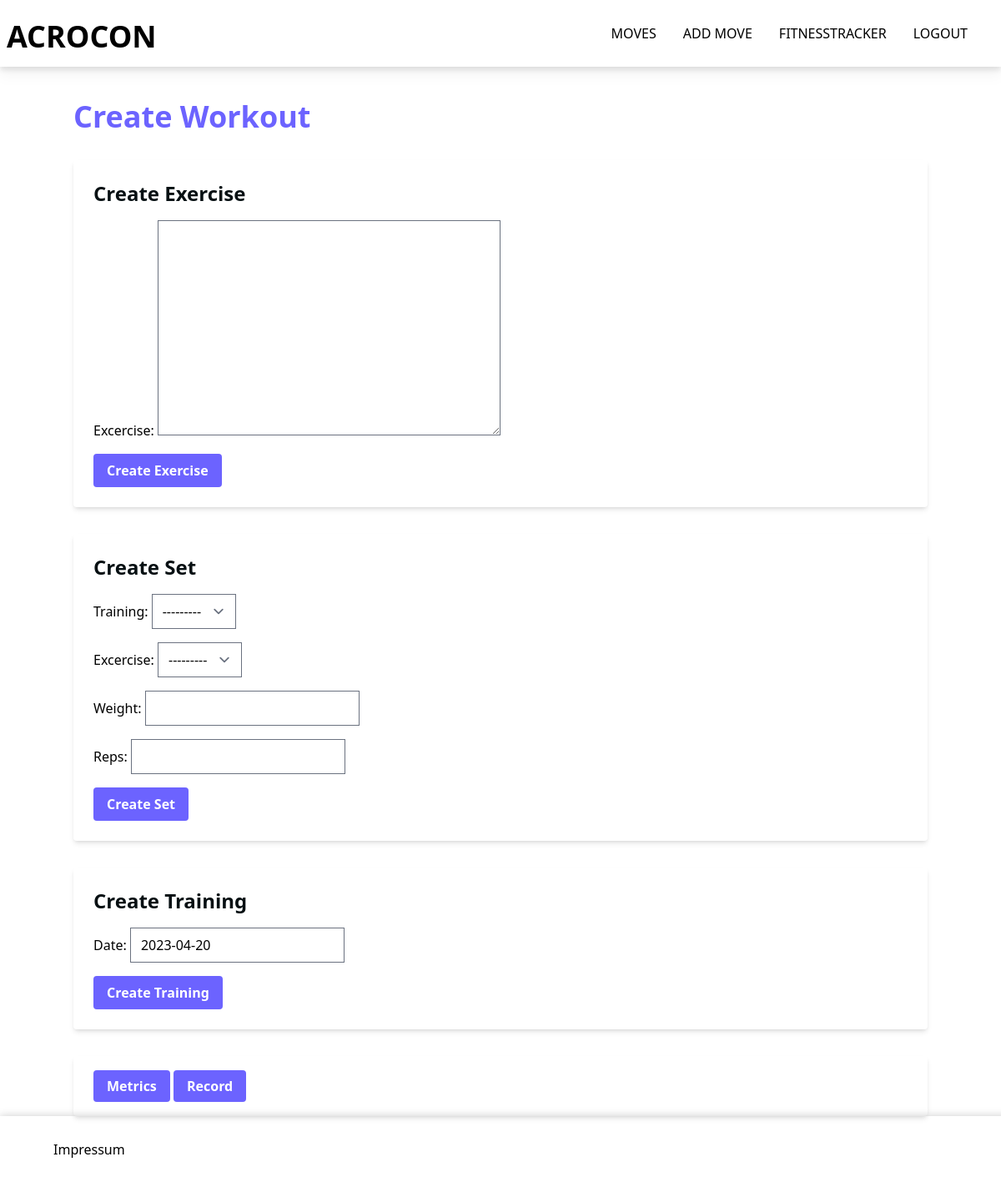
Before: /tracker/createWorkout/ (signed in) with the older database file.
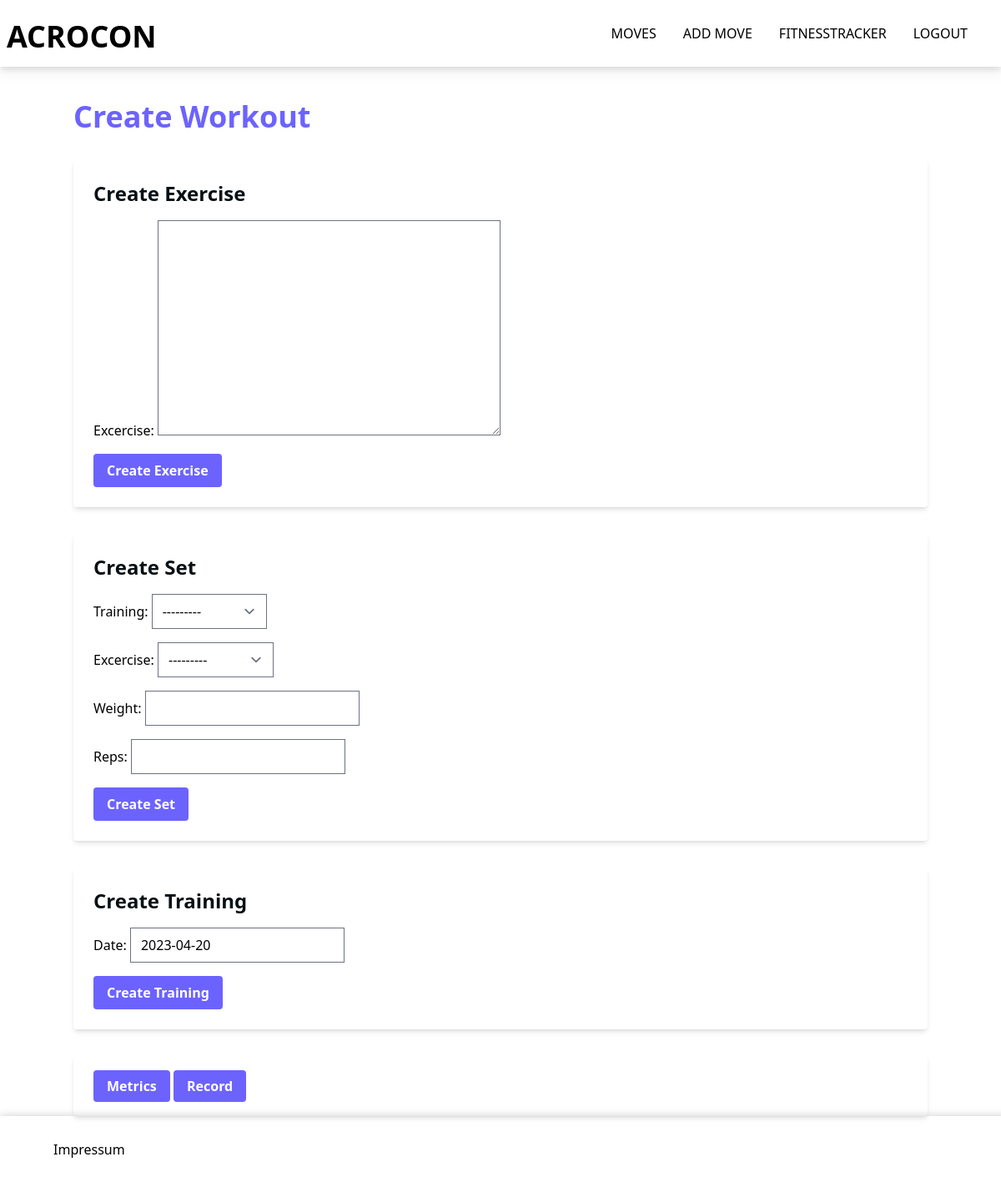
After: the same page with the newer database file.
### tracker/models.py (models this page shows)
class Excercise(models.Model):
    author = models.ForeignKey(User, default=User, on_delete=models.CASCADE)
    Excercise = models.TextField()
    def __str__(self):
        return str(self.Excercise)

### tracker/views.py (the view)
# urls.py: path('createWorkout/', views.createWorkout, name='createWorkout'),
def createWorkout(request):
    if request.user.is_authenticated:
        if request.method == 'POST':
            if 'exercise_submit' in request.POST:
                exercise_form = forms.CreateExercise(
                    request.POST, request.FILES)
                if exercise_form.is_valid():
                    instance = exercise_form.save(commit=False)
                    instance.author = request.user
                    instance.save()
                    return redirect('tracker:createWorkout')
            elif 'set_submit' in request.POST:
                set_form = forms.CreateSet(
                    request.user, request.POST, request.FILES)
                if set_form.is_valid():
                    instance = set_form.save(commit=False)
                    instance.save()
                    return redirect('tracker:createWorkout')
            elif 'training_submit' in request.POST:
                training_form = forms.CreateTraining(
                    request.POST, request.FILES)
                if training_form.is_valid():
                    instance = training_form.save(commit=False)
                    instance.userTraining = request.user
                    instance.save()
                    return redirect('tracker:createWorkout')
        else:
            exercise_form = forms.CreateExercise()
            set_form = forms.CreateSet(request.user)
            training_form = forms.CreateTraining()
        return render(request, 'tracker/createWorkout.html', {
            'exercise_form': exercise_form,
            'set_form': set_form,
            'training_form': training_form,
        })
    else:
        return render(request, 'tracker/createWorkout.html')

### tracker/forms.py
class CreateExercise(forms.ModelForm):
    class Meta:
        model = models.Excercise
        fields = ["Excercise"]

class CreateSet(forms.ModelForm):
    def __init__(self, user, *args, **kwargs):
        super().__init__(*args, **kwargs)
        self.fields['Training'].queryset = Training.objects.filter(
            userTraining=user)
        self.fields['Excercise'].queryset = Excercise.objects.filter(
            author=user)
    class Meta:
        model = models.Set
        fields = ["Training", "Excercise", "Weight", "Reps"]

### tracker/models.py (called while the page is built)
    def __str__(self):
        return str(self.Date)

### mysite/templates/tracker/createWorkout.html (shortened to what this page needs)
{% extends "../base.html" %}
{% load crispy_forms_tags %}
{% load tailwind_filters %}
{% block content %}
{% if user.is_authenticated %}
<div class="container mx-auto mt-[120px]">
    <h2 class="text-4xl font-bold mb-8" style="color: #6C63FF;">Create Workout</h2>
    <div class="bg-white p-6 rounded shadow-md">
        <h3 class="text-2xl font-semibold mb-4" style="color: #071013;">Create Exercise</h3>
        <form method="POST" class="space-y-4" action="/tracker/createWorkout/" enctype="multipart/form-data">
            {{ exercise_form|crispy }}
            <button type="submit" name="exercise_submit" class="bg-[#6C63FF] text-white font-semibold py-2 px-4 rounded hover:bg-opacity-90">Create Exercise</button>
        </form>
    </div>
    <div class="bg-white p-6 rounded shadow-md mt-8">
        <h3 class="text-2xl font-semibold mb-4" style="color: #071013;">Create Set</h3>
        <form method="POST" class="space-y-4" action="/tracker/createWorkout/" enctype="multipart/form-data">
            {{ set_form|crispy }}
            <button type="submit" name="set_submit" class="bg-[#6C63FF] text-white font-semibold py-2 px-4 rounded hover:bg-opacity-90">Create Set</button>
        </form>
    </div>
    <div class="bg-white p-6 rounded shadow-md mt-8">
        <h3 class="text-2xl font-semibold mb-4" style="color: #071013;">Create Training</h3>
        <form method="POST" class="space-y-4" action="/tracker/createWorkout/" enctype="multipart/form-data">
            {{ training_form|crispy }}
            <button type="submit" name="training_submit" class="bg-[#6C63FF] text-white font-semibold py-2  mt-4 px-4 rounded hover:bg-opacity-90">Create Training</button>
        </form>
    </div>
    <div class="bg-white p-6 rounded shadow-md mt-8">
        <a href="/tracker/metrics" class="bg-[#6C63FF] text-white font-semibold py-2  mt-4 px-4 rounded hover:bg-opacity-90">Metrics</a>
        <a href="/tracker/record" class="bg-[#6C63FF] text-white font-semibold py-2  mt-4 px-4 rounded hover:bg-opacity-90">Record</a>
    </div>
</div>
{% endif %}
{% endblock %}

Changed rows visible on the page:
added Excercise: Excercise "---------"
Other visible differences:
form field Excercise: "---------" → (not shown)
